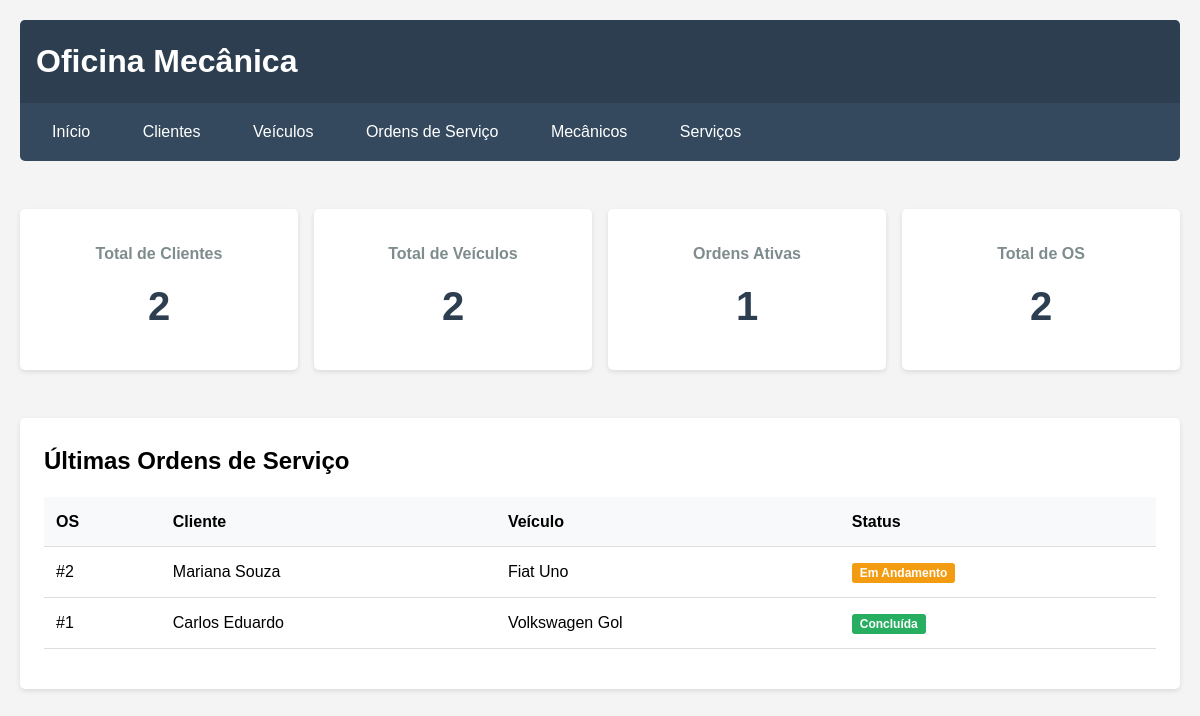
The page / on the database its author committed.
### tables this page shows
CREATE TABLE ordens_servico (
    id_os INT AUTO_INCREMENT PRIMARY KEY,
    id_veiculo INT NOT NULL,
    data_abertura DATE,
    status VARCHAR(20) DEFAULT 'Aberta',
    observacoes TEXT,
    FOREIGN KEY (id_veiculo) REFERENCES veiculos(id_veiculo) ON DELETE CASCADE
);

CREATE TABLE clientes (
    id_cliente INT AUTO_INCREMENT PRIMARY KEY,
    nome VARCHAR(100) NOT NULL,
    telefone VARCHAR(20),
    email VARCHAR(100)
);

CREATE TABLE veiculos (
    id_veiculo INT AUTO_INCREMENT PRIMARY KEY,
    id_cliente INT NOT NULL,
    marca VARCHAR(50) NOT NULL,
    modelo VARCHAR(50) NOT NULL,
    ano INT,
    placa VARCHAR(10) UNIQUE NOT NULL,
    FOREIGN KEY (id_cliente) REFERENCES clientes(id_cliente) ON DELETE CASCADE
);

### index.php (the view, shortened to what this page needs)
<?php include 'config.php'; ?>
<!DOCTYPE html>
<html>
<head>
    <link rel="stylesheet" href="style.css">
</head>
<body>
    <div class="container">
        <header>
            <h1>Oficina Mecânica</h1>
        </header>
        <nav>
            <a href="index.php">Início</a>
            <a href="clientes.php">Clientes</a>
            <a href="veiculos.php">Veículos</a>
            <a href="ordens.php">Ordens de Serviço</a>
            <a href="mecanicos.php">Mecânicos</a>
            <a href="servicos.php">Serviços</a>
        </nav>
        <div class="grid">
            <div class="card card-stat">
                <h3>Total de Clientes</h3>
                <p><?php echo $pdo->query("SELECT COUNT(*) FROM clientes")->fetchColumn(); ?></p>
            </div>
            <div class="card card-stat">
                <h3>Total de Veículos</h3>
                <p><?php echo $pdo->query("SELECT COUNT(*) FROM veiculos")->fetchColumn(); ?></p>
            </div>
            <div class="card card-stat">
                <h3>Ordens Ativas</h3>
                <p><?php echo $pdo->query("SELECT COUNT(*) FROM ordens_servico WHERE status IN ('Aberta', 'Em Andamento')")->fetchColumn(); ?></p>
            </div>
            <div class="card card-stat">
                <h3>Total de OS</h3>
                <p><?php echo $pdo->query("SELECT COUNT(*) FROM ordens_servico")->fetchColumn(); ?></p>
            </div>
        </div>
        <div class="card">
            <h2>Últimas Ordens de Serviço</h2>
            <?php
            $sql = "SELECT os.id_os, c.nome, v.marca, v.modelo, os.status
                    FROM ordens_servico os
                    JOIN veiculos v ON os.id_veiculo = v.id_veiculo
                    JOIN clientes c ON v.id_cliente = c.id_cliente
                    ORDER BY os.id_os DESC LIMIT 10";
            $result = $pdo->query($sql);
            ?>
            <div class="table-responsive">
                <table>
                    <thead>
                        <tr>
                            <th>OS</th>
                            <th>Cliente</th>
                            <th>Veículo</th>
                            <th>Status</th>
                        </tr>
                    </thead>
                    <tbody>
                        <?php while($row = $result->fetch()): ?>
                        <tr>
                            <td>#<?php echo $row['id_os']; ?></td>
                            <td><?php echo htmlspecialchars($row['nome']); ?></td>
                            <td><?php echo htmlspecialchars($row['marca'] . ' ' . $row['modelo']); ?></td>
                            <td><?php echo getStatusBadge($row['status']); ?></td>
                        </tr>
                        <?php endwhile; ?>
                    </tbody>
                </table>
            </div>
        </div>
    </div>
</body>
</html>

### funcoes.php (shortened to what this page needs)
<?php
function getStatusBadge($status) {
    $classes = [
        'Aberta' => 'status-aberta',
        'Em Andamento' => 'status-andamento',
        'Concluída' => 'status-concluida',
        'Cancelada' => 'status-cancelada'
    ];
    $class = $classes[$status] ?? 'status-aberta';
    return '<span class="status-badge ' . $class . '">' . $status . '</span>';
}
?>

### style.css (style rules this page uses)
* { margin: 0; padding: 0; box-sizing: border-box; }
body { font-family: Arial, sans-serif; background: #f4f4f4; line-height: 1.6; }
.container { max-width: 1200px; margin: 0 auto; padding: 20px; }
header { background: #2c3e50; color: white; padding: 1rem; margin-bottom: 0; border-radius: 5px 5px 0 0; }
nav { background: #34495e; padding: 1rem; margin-bottom: 20px; border-radius: 0 0 5px 5px; }
nav a { color: white; text-decoration: none; margin-right: 1rem; padding: 0.5rem 1rem; border-radius: 3px; transition: background 0.3s; }
.card { background: white; padding: 1.5rem; margin: 1rem 0; border-radius: 5px; box-shadow: 0 2px 5px rgba(0,0,0,0.1); }
.table-responsive { overflow-x: auto; }
table { width: 100%; border-collapse: collapse; margin: 1rem 0; }
th, td { padding: 0.75rem; text-align: left; border-bottom: 1px solid #ddd; }
th { background: #f8f9fa; font-weight: bold; }
.grid { display: grid; grid-template-columns: repeat(auto-fit, minmax(250px, 1fr)); gap: 1rem; margin: 2rem 0; }
.card-stat { text-align: center; padding: 2rem 1rem; }
.card-stat h3 { color: #7f8c8d; font-size: 1rem; margin-bottom: 0.5rem; }
.card-stat p { font-size: 2.5rem; font-weight: bold; color: #2c3e50; }
.status-badge { padding: 3px 8px; border-radius: 3px; color: white; font-size: 12px; font-weight: bold; }
.status-andamento { background: #f39c12; }
.status-concluida { background: #27ae60; }

### rows shown on the page
ordens_servico: id_os "2", clientes.nome "Mariana Souza", id_veiculo.modelo "Fiat Uno", status "Em Andamento"
ordens_servico: id_os "1", clientes.nome "Carlos Eduardo", id_veiculo.modelo "Volkswagen Gol", status "Concluída"

### other values the page prints
$pdo->query("SELECT COUNT(*) FROM clientes")->fetchColumn() "2"
$pdo->query("SELECT COUNT(*) FROM veiculos")->fetchColumn() "2"
$pdo->query("SELECT COUNT(*) FROM ordens_servico")->fetchColumn() "2"
